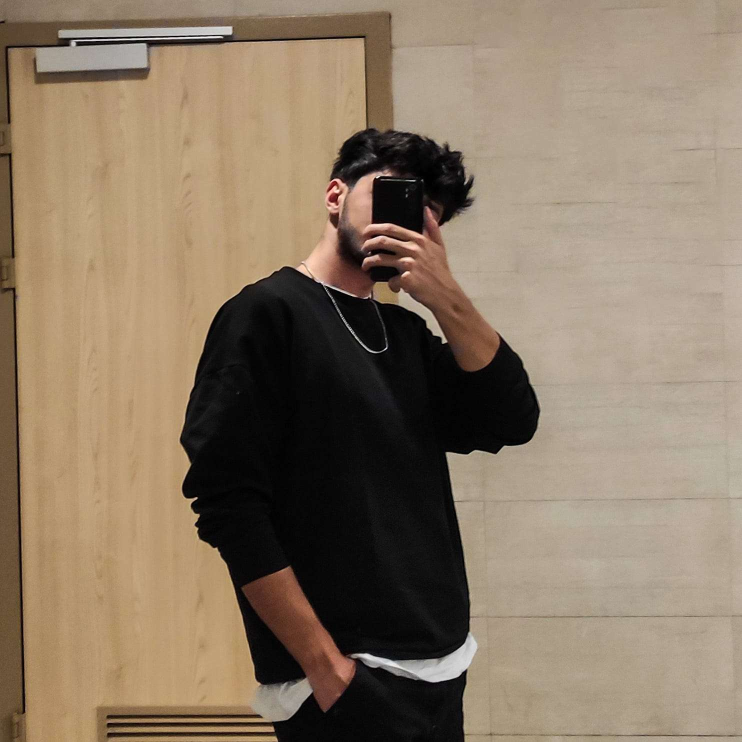
#> input picture images/profile.jpg, 1484 x 1484 px, found by its file name (shown at 1/2 size)
$ python 3_create_image.py
#> lines starting #> are read from the running program, lines starting #| are printed output that depends on the picture
import cv2 as cv
import numpy as np

path = "/Users/osmankagan/Desktop/OpenCV/images/"

img = cv.imread(path + "profile.jpg")
#> img is the input picture: shape (1484, 1484, 3); mean B, G, R 101, 121.1, 138.8

type(img) # numpy.array

cv.namedWindow("create_image", cv.WINDOW_AUTOSIZE)
cv.imshow("create_image", img)
cv.waitKey(1000)

m1 = np.copy(img)
m2 = img

img[100:-100, 800:-100, :] = 255 # seçtiğimiz alanı beyaz olarak ayarlar.
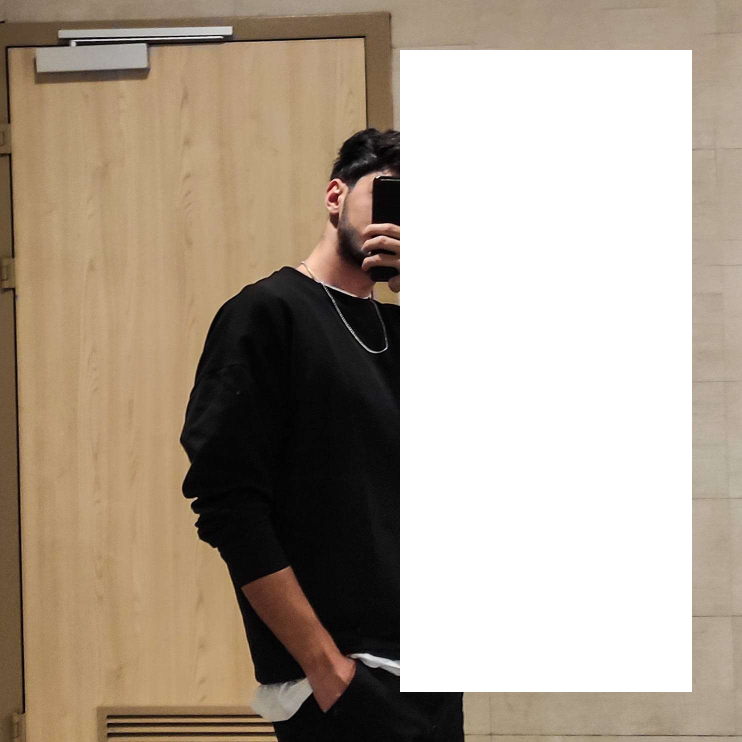
#> img: shape (1484, 1484, 3) (shown at 1/2 size); mean B, G, R 147, 162, 175.2
cv.imshow("m2", m2)
cv.waitKey(1000)

m3 = np.zeros(img.shape, img.dtype) # siyah bir görsel ortaya çıakr.
cv.imshow("m3", m3)
cv.waitKey(1000)

m4 = np.zeros([512, 512], np.uint8)
cv.imshow("m4", m4)
cv.waitKey(1000)

m5 = np.zeros([512, 512], np.uint8)
m5[:, :] = 127
cv.imshow("m5", m5)
cv.waitKey(1000)

cv.destroyAllWindows()
